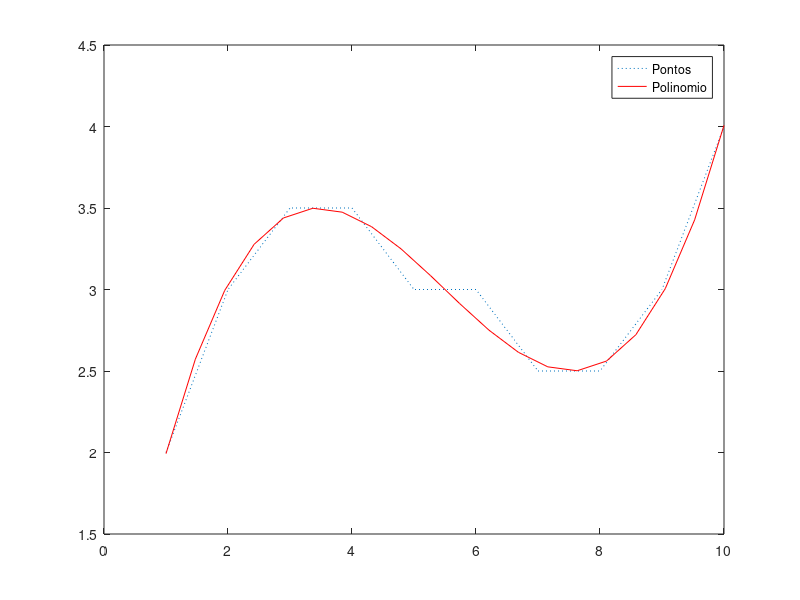

MATLAB code for this plot:
% cap3_polyval_exemplo ( )
echo on
% Pontos (X,Y)
x=1:10;
y=[2 3 3.5 3.5 3 3 2.5 2.5 3 4];
% Polinomio de grau 3
p3=polyfit(x,y,3);
% Valores para avaliacao do polinomio
xn=linspace(1,10,20);
% Avaliacao do polinomio
yn=polyval(p3,xn);
% Visualizacao dos resultados
plot(x,y,':',xn,yn,'r')
legend('Pontos','Polinomio')
